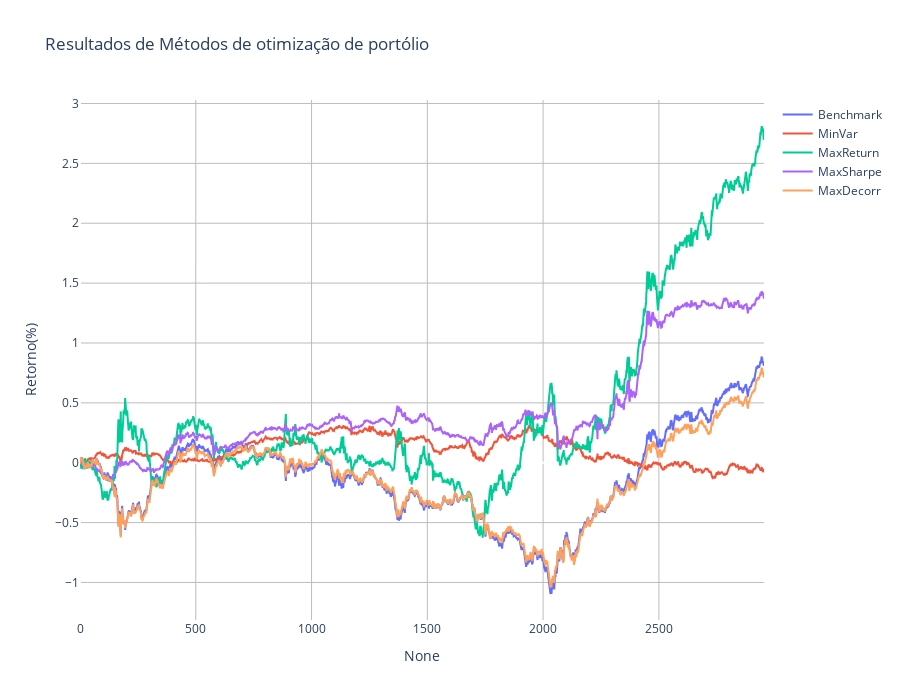

Notebook source saved alongside this figure:
### Code cell
df_eqt = pd.DataFrame({"Benchmark":np.array(result_equal_vis).cumsum(),
              "MinVar":np.array(result_minvar_vis).cumsum(),
              "MaxReturn":np.array(result_returns_vis).cumsum(),
              "MaxSharpe":np.array(result_maxsharpe_vis).cumsum(),
              "MaxDecorr":np.array(result_maxdecorr_vis).cumsum()})

df_eqt["x"] = df_eqt.index
df_eqt

ploty_basic(df_eqt,"x",["Benchmark","MinVar","MaxReturn","MaxSharpe","MaxDecorr"],title="Resultados de Métodos de otimização de portólio",y_title="Retorno(%)")

### Figure 1 — Plotly figure (JSON) as saved in the notebook; plotly's stock layout.template omitted (floating-point values rounded to 4 significant figures; data arrays with more than 128 entries replaced by an {"elided": "..."} marker saying what was removed)
{"data": [{"mode": "lines", "name": "Benchmark", "type": "scatter", "x": {"elided": "2955 int values"}, "y": {"elided": "2955 float values"}, "yaxis": "y"}, {"mode": "lines", "name": "MinVar", "type": "scatter", "x": {"elided": "2955 int values"}, "y": {"elided": "2955 float values"}, "yaxis": "y"}, {"mode": "lines", "name": "MaxReturn", "type": "scatter", "x": {"elided": "2955 int values"}, "y": {"elided": "2955 float values"}, "yaxis": "y"}, {"mode": "lines", "name": "MaxSharpe", "type": "scatter", "x": {"elided": "2955 int values"}, "y": {"elided": "2955 float values"}, "yaxis": "y"}, {"mode": "lines", "name": "MaxDecorr", "type": "scatter", "x": {"elided": "2955 int values"}, "y": {"elided": "2955 float values"}, "yaxis": "y"}], "layout": {"height": 700, "plot_bgcolor": "white", "title": {"text": "Resultados de Métodos de otimização de portólio"}, "width": 900, "xaxis": {"gridcolor": "#bdbdbd", "showgrid": true, "title": {"text": "None"}}, "yaxis": {"gridcolor": "#bdbdbd", "showgrid": true, "title": {"text": "Retorno(%)"}}}}
